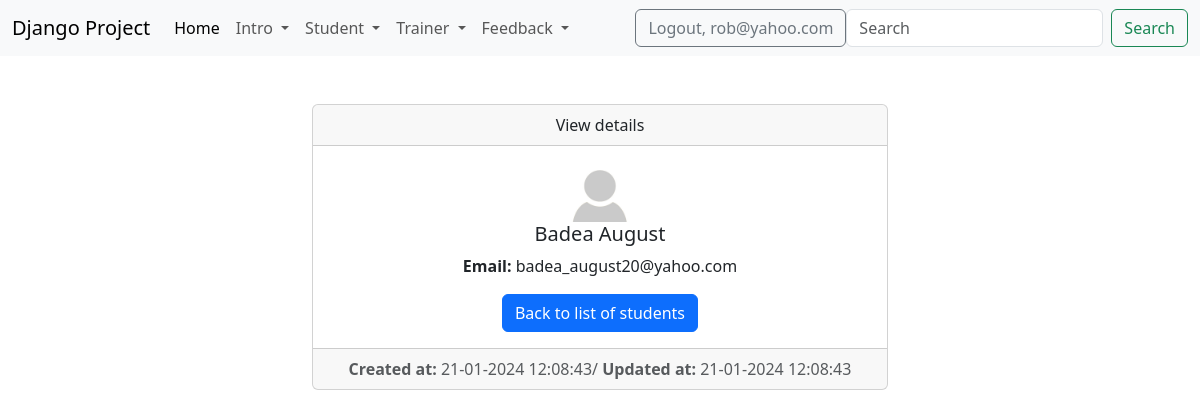
The page /detail_student/1/ (signed in) on the database its author committed.
### student/models.py (models this page shows)
class Student(models.Model):
    gender_options = (
        ("male", "Male"),
        ("female", "Female")
    )
    first_name = models.CharField(max_length=50)
    last_name = models.CharField(max_length=50)
    age = models.IntegerField()
    email = models.EmailField(max_length=60)
    description = models.TextField(max_length=400)
    active = models.BooleanField(default=True)
    gender = models.CharField(max_length=6, choices=gender_options)
    start_date = models.DateField()
    end_start = models.DateField()
    trainer = models.ForeignKey(Trainer, on_delete=models.CASCADE, null=True)
    profile = models.ImageField(upload_to="students_profile/", null=True)
    created_at = models.DateTimeField(auto_now_add=True)
    updated_at = models.DateTimeField(auto_now=True)
    def __str__(self):
        return f"{self.first_name} {self.last_name}"

### student/views.py (the view)
# urls.py: path("detail_student/<int:pk>/", views.StudentDetailView.as_view(), name="detail-student"),
class StudentDetailView(LoginRequiredMixin, DetailView):
    template_name = "student/details_student.html"
    model = Student

### templates/student/details_student.html (shortened to what this page needs)
{% extends 'base.html' %}
{% load static %}
{% block content %}
    <div class="container-fluid">
        <div class="row">
            <div class="col-md-6 offset-md-3">
                <br><br>
                <div class="card text-center">
                    <div class="card-header">
                      View details
                    </div>
                    <div class="card-body">
                        <div>
                             {% if student.profile %}
                                        <img src="{{ student.profile.url }}" width="60px" height="60" alt="No image">
                                    {% else %}
                                        <img src="{% static 'images/img.png' %}" width="60px" height="60px"
                                             alt="No image">
                                    {% endif %}
                        </div>
                        <h5 class="card-title">{{ student }}</h5>
                        <p class="card-text"><strong>Email: </strong> {{ student.email }}</p>
                        <a href="{% url 'list-of-students' %}" class="btn btn-primary">Back to list of students</a>
                    </div>
                    <div class="card-footer text-body-secondary">
                       <strong>Created at: </strong> {{ student.created_at|date:'d-m-Y H:i:s' }}/ <strong>Updated at: </strong> {{ student.updated_at|date:"d-m-Y H:i:s" }}
                    </div>
                </div>
            </div>
        </div>
    </div>
{% endblock %}

### templates/navbar.html (shortened to what this page needs)
<nav class="navbar navbar-expand-lg bg-body-tertiary">
    <div class="container-fluid">
        <a class="navbar-brand" href="#">Django Project</a>
        <div class="collapse navbar-collapse" id="navbarSupportedContent">
            <ul class="navbar-nav me-auto mb-2 mb-lg-0">
                <li class="nav-item">
                    <a class="nav-link active" aria-current="page" href="{% url "home-page" %}">Home</a>
                </li>
                {% if user.is_authenticated %}
                <li class="nav-item dropdown">
                    <a class="nav-link dropdown-toggle" href="#" role="button" data-bs-toggle="dropdown"
                       aria-expanded="false">
                       Intro
                    </a>
                </li>
                {% if perms.student.add_student or perms.student.view_list_of_students or perms.student.view_historystudent %}
                    <li class="nav-item dropdown">
                        <a class="nav-link dropdown-toggle" href="#" role="button" data-bs-toggle="dropdown"
                           aria-expanded="false">
                           Student
                        </a>
                    </li>
                {% endif %}
                <li class="nav-item dropdown">
                    <a class="nav-link dropdown-toggle" href="#" role="button" data-bs-toggle="dropdown"
                       aria-expanded="false">
                       Trainer
                    </a>
                </li>
                <li class="nav-item dropdown">
                    <a class="nav-link dropdown-toggle" href="#" role="button" data-bs-toggle="dropdown"
                        aria-expanded="false">
                        Feedback
                    </a>
                </li>
                {% endif %}
            </ul>
            {% if user.is_authenticated %}
                <form method="post" action="{% url 'logout' %}">
                     <button type="submit" class="btn btn-outline-secondary">Logout, {{ user.username }}</button>
                </form>
            {% else %}
                <div>
                    <a href="{% url "login" %}" class="btn btn-outline-success">Login</a>
                    <a href="{% url "sign-up" %}" class="btn btn-outline-secondary">Sign up</a>
                </div>
            {% endif %}
            <form class="d-flex" role="search">
                <input class="form-control me-2" type="search" placeholder="Search" aria-label="Search">
                <button class="btn btn-outline-success" type="submit">Search</button>
            </form>
        </div>
    </div>
</nav>

### rows shown on the page
Student: first_name+last_name "Badea August", email "badea_august20@yahoo.com", created_at "21-01-2024 12:08:43", updated_at "21-01-2024 12:08:43"

### other values the page prints
{{ user.username }} "rob@yahoo.com"
